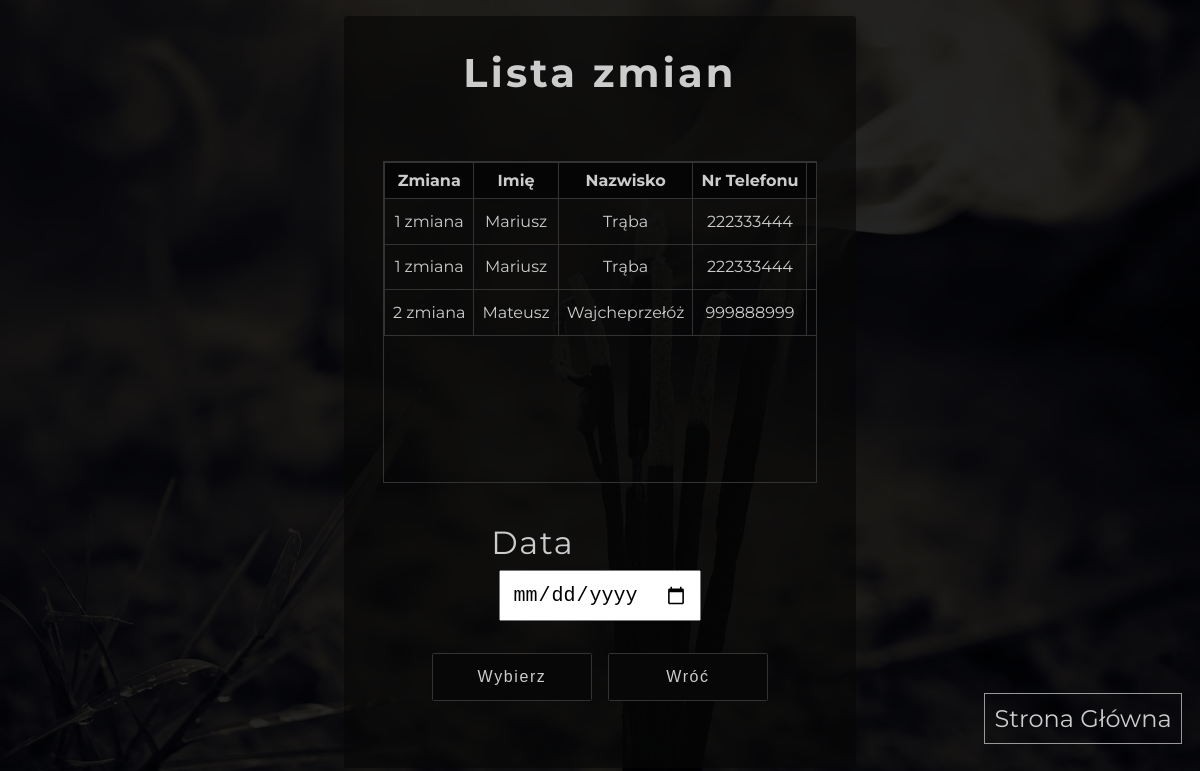
Screenshot of /manager_panel/plan/list/ (signed in) with the database file from the repository.
### App/models.py (models this page shows, shortened)
class Shift(models.Model):
    SHIFTS_CHOICES = (
        ("1 zmiana", "1 zmiana"),
        ("2 zmiana", "2 zmiana")
    )
    worker = models.ManyToManyField(Worker)
    startTime = models.DateTimeField()
    endTime = models.DateTimeField(null=True, blank=True, editable=False)
    description = models.CharField(max_length=12, choices=SHIFTS_CHOICES)

class Worker(models.Model):
    name = models.CharField(max_length=45)
    surname = models.CharField(max_length=45)
    phoneNumber = models.CharField(max_length=9, unique=True)
    email = models.EmailField(null=True, blank=True, unique=True)
    pesel = models.CharField(max_length=11, unique=True)

### App/decorators.py (the view)
        def wrapper_func(request, *args, **kwargs):
            group = None
            if request.user.groups.exists():
                group = request.user.groups.all()[0].name
            if group in allowed_roles:
                return view_func(request, *args, **kwargs)
            else:
                return redirect('home')

### App/views.py (called while the page is built, shortened)
@login_required(login_url='login')
@allowed_users(allowed_roles=['manager', 'admin'])
def manager_plan_list(request):
    shifts = Shift.objects.all().order_by('-startTime')
    context = {'shifts': shifts}
    return render(request, 'App/subpages/manager/manager_plan_list.html', context)

### App/templates/App/subpages/manager/manager_plan_list.html (shortened to what this page needs)
{% load static %}
<!DOCTYPE html>
<html lang="pl">
<head>
    <link rel="stylesheet" href="https://cdnjs.cloudflare.com/ajax/libs/font-awesome/6.2.1/css/all.min.css" />
    <link rel="stylesheet" href="{% static '/css/manager_plan_list.css' %}">
</head>
<body>
    <main>
        <form action="" method="POST">
            <h1>Lista zmian</h1>
            <div class="list">
                <table>
                    <tr>
                        <th>Zmiana</th>
                        <th>Imię</th>
                        <th>Nazwisko</th>
                        <th>Nr Telefonu</th>
                        <th>Szczegóły</th>
                    </tr>
                    {% for shift in shifts %}
                    {% for worker in shift.worker.all %}
                    <tr>
                        <td>{{shift.description}}</td>
                        <td>{{worker.name}}</td>
                        <td>{{worker.surname}}</td>
                        <td>{{worker.phoneNumber}}</td>
                        <td><input type="button" name="worker_id" value="Szczegóły" onclick="location.href='{% url 'manager_plan_list_show' shift_id=shift.id %}'"></td>
                    </tr>
                    {% endfor %}
                    {% endfor %}
                </table>
            </div>
            <div class="date">
                <label for="calendar">Data</label>
                <input type="date" name="calendar">
            </div>
            <div class="form-buttons">
                <input type="submit" value="Wybierz">
                <a href="{% url 'manager_plan' %}">
                    <input type="button" value="Wróć">
                </a>
            </div>
        </form>
        <nav class="mini-nav">
            <a href="{% url 'home' %}">Strona Główna</a>
        </nav>
    </main>
</body>
</html>

### static/css/manager_plan_list.css (style rules this page uses)
body { background-position: center; background-repeat: no-repeat; background-size: cover!important; background: linear-gradient(rgba(0, 0, 0, 0.86), rgba(0, 0, 0, 0.86)),url("../img/ticket_buy-01.jpg"); margin: 0; padding: 0; border: 0; font-family: 'Montserrat', sans-serif; }
main { width: 100%; display: flex; justify-content: center; color: #ccc; }
form { width: 40%; display: flex; flex-direction: column; background-color: rgba(7, 7, 7, 0.65); min-height: 90vh; margin-top: 1rem; border-radius: 0.2rem; padding: 1rem; align-items: center; text-align: center; gap: 2rem; position: relative; }
form > h1 { font-size: 2.5rem; letter-spacing: 0.2rem; margin: 0; margin-top: 1rem; }
form > div > label { font-size: 2rem; letter-spacing: 0.1rem; margin-left: -0.5rem; padding: 0.5rem 0; }
.date { display: flex; flex-direction: column; align-items: flex-start; }
.date > input { padding: 0.7rem; font-size: 1.25rem; }
.list { width: 90%; height: 20rem; overflow-x:auto; overflow-y:auto; border: 0.1rem solid #333; }
table { border-collapse: collapse; border: 1px solid black; width: 100%; margin-left: auto; margin-right: auto; white-space: nowrap; }
th { background-color: #050505; font-weight: bold; padding: 8px; border: 1px solid #333; }
td { border: 1px solid #333; padding: 8px; }
.form-buttons { display: flex; gap: 1rem; padding-bottom: 1rem; }
.form-buttons > input, a > input { width: 10rem; height: 3rem; font-size: 1rem; background-color: rgb(7, 7, 7); border-radius: 0.1rem; border: solid 0.1rem #333; color: #ccc; letter-spacing: 0.1rem; }
.mini-nav { position: fixed; top: 88%; left: 82%; }
.mini-nav > a { font-size: 1.5rem; text-decoration: none; border: 0.1rem solid #999; padding: 0.6rem; color: #ccc; }

### rows the page displays
Shift: description "1 zmiana"
Worker: name "Mariusz", surname "Trąba", phoneNumber "222333444"
Shift: description "1 zmiana"
Shift: description "2 zmiana"
Worker: name "Mateusz", surname "Wajcheprzełóż", phoneNumber "999888999"
